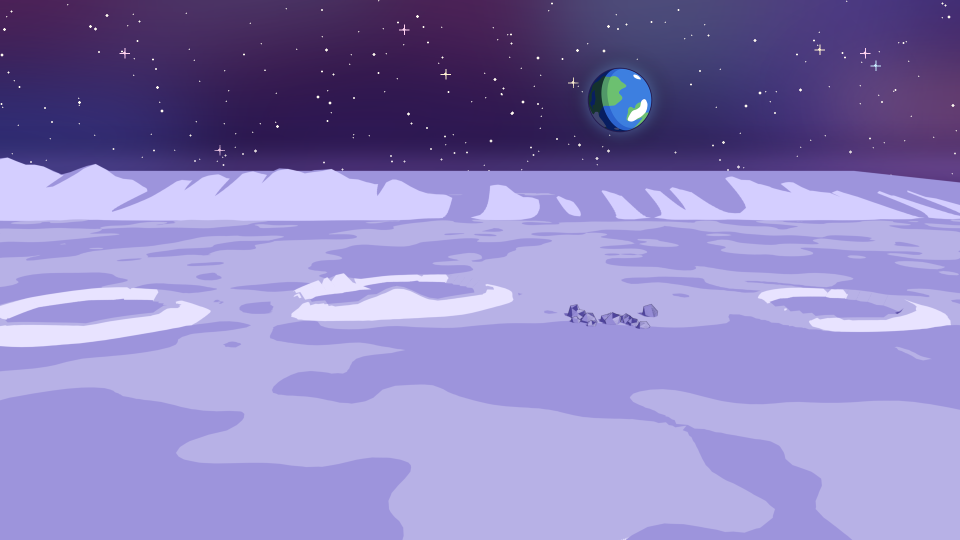
#> input picture assets/environment/map_equator.png, 1920 x 1080 px, given in place of blueberry_idle_0.png, which was not available (shown at 1/2 size)
$ python compose_sheets.py
#> lines starting #> are read from the running program, lines starting #| are printed output that depends on the picture
#!/usr/bin/env python3
"""Finish the Blender renders into game assets (run after tools/blender/render_assets.py).

  python tools/compose_sheets.py

- astronaut frames  -> assets/astronauts/<color>.png  (2048x512, row 1 idle, row 2 walk)
- earth render      -> assets/environment/earth.png
- site / map renders (transparent sky) -> vibrant sky (nebula on the Moon, butterscotch on Mars)
  + stars + Earth -> assets/environment/*.png
- tiny planet       -> assets/environment/title_planet.png ; nebula sky -> assets/environment/sky_nebula.png
Art direction: docs/ART-DIRECTION.md. Requires Pillow + NumPy.
"""
import os
import random

import numpy as np
from PIL import Image, ImageDraw, ImageFilter

ROOT = os.path.abspath(os.path.join(os.path.dirname(__file__), ".."))
OUT = os.path.join(ROOT, "tools", "blender", "_out")
ENV = os.path.join(ROOT, "assets", "environment")
COLORS = ["blueberry", "bluey", "coral", "lavender", "sage"]


def sheets():
    for c in COLORS:
        sheet = Image.new("RGBA", (2048, 512), (0, 0, 0, 0))
#> sheet: PIL image 2048x512 RGBA; every value is 0
        for r, row in enumerate(("idle", "walk")):
            for i in range(8):
                fr = Image.open(os.path.join(OUT, "astro", f"{c}_{row}_{i}.png")).convert("RGBA")
                sheet.alpha_composite(fr, (i * 256, r * 256))
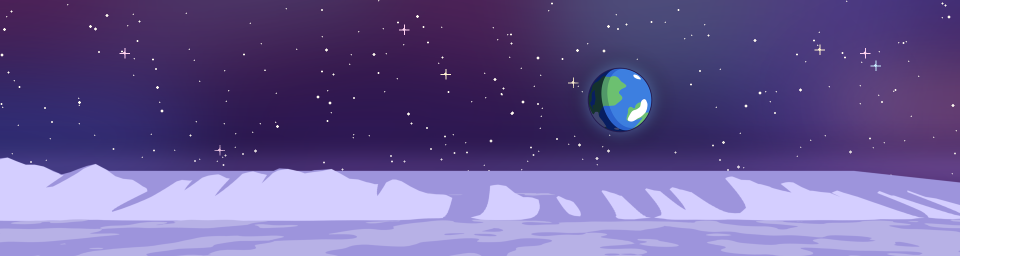
#> sheet: PIL image 2048x512 RGBA (shown at 1/2 size); mean R, G, B, A 97.7, 83.5, 138.2, 239.1; transparent parts drawn white
        sheet.save(os.path.join(ROOT, "assets", "astronauts", f"{c}.png"), optimize=True)
        print("sheet", c)


# [112 lines left out: functions earth_img, gradient, blobs, stars, nebula_sky, mars_sky and 4 more, not called in this run]


def main():
    sheets()
    earth_img(240).save(os.path.join(ENV, "earth.png"))
    scene("site_equator", "equator", (1235, 215), 140, 1)
    scene("site_pole", "pole", "horizon", 190, 2)
    scene("site_mars", "mars", None, 0, 5)
    scene("map_equator", "equator", (1240, 200), 130, 3)
    scene("map_pole", "pole", "horizon", 170, 4)
    scene("map_mars", "mars", None, 0, 6)
    title()


if __name__ == "__main__":
#> (the run stopped early here; a loop or call above may not have finished)

$ run again, on assets/environment/map_pole.png
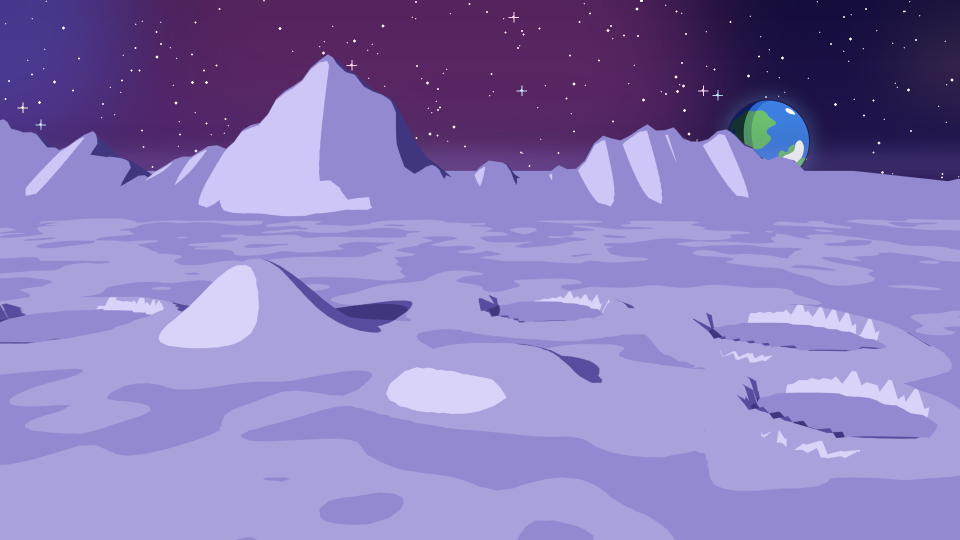
#> input picture assets/environment/map_pole.png, 1920 x 1080 px, given in place of blueberry_idle_0.png, which was not available (shown at 1/2 size)
#> in sheets, `sheet.alpha_composite(fr, (i * 256, r * 256))`:
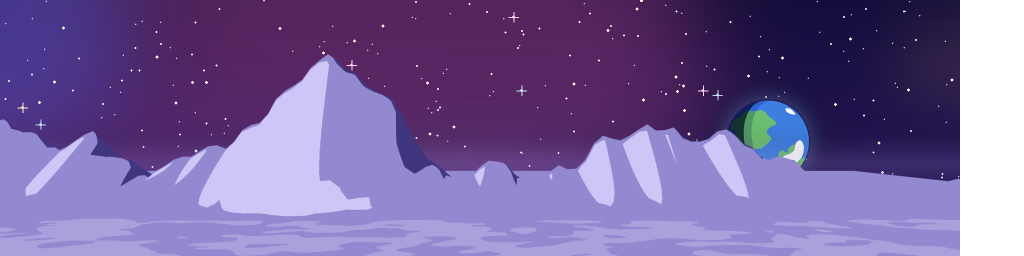
#> sheet: PIL image 2048x512 RGBA (shown at 1/2 size); mean R, G, B, A 101.6, 81.9, 140, 239.1; transparent parts drawn white
